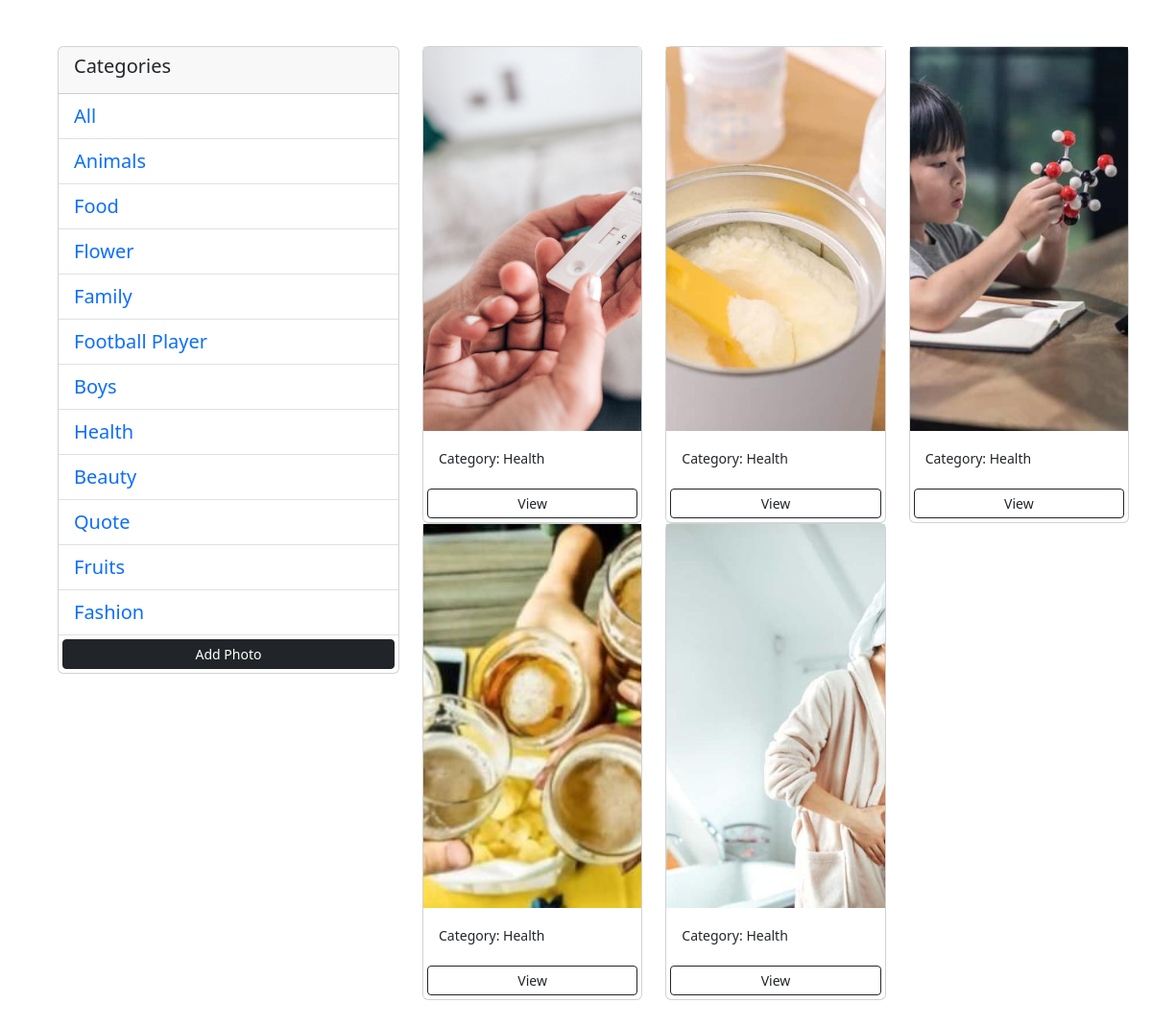
/?category=Health, run on the app's committed database.
### myapp/models.py (models this page shows, shortened)
class Category(models.Model):
     name = models.CharField(max_length=100,   null=False, blank=False)
     def __str__(self):
          return self.name

class Photo(models.Model):
     category = models.ForeignKey(Category, on_delete=models.SET_NULL, null=True)
     title = models.CharField(max_length=100, null=True, blank=True)
     image = models.ImageField(null=False, blank=False)
     description = models.TextField()
     created=models.DateTimeField(auto_now=True,null=True)
     updated=models.DateTimeField(auto_now=True,null=True)

### myapp/views.py (the view)
# urls.py: path('', views.gallary, name= "gallary"),
def gallary(request):
     category = request.GET.get('category')
     if category == None:
          photos = Photo.objects.all()
     else:
          photos = Photo.objects.filter(category__name=category)
     categories = Category.objects.all()
     context = {
          'categories':categories,
          'photos':photos
     }
     return render(request, 'photos/gallary.html', context)

### myapp/templates/photos/gallary.html (shortened to what this page needs)
<!DOCTYPE html>
<html lang="en">
<head>
     <link href="https://cdn.jsdelivr.net/npm/bootstrap@5.3.1/dist/css/bootstrap.min.css" rel="stylesheet">
</head>
<body>
<div class="container m-5">
     <div class="row">
          <div class="col col-md-4">
               <div class="card">
                    <div class="card-header">
                      <h5>Categories</h5>
                    </div>
                    <ul class="list-group list-group-flush">
                      <li class="list-group-item">
                         <a href="{% url 'gallary' %}" class="lk">All</a>
                      </li>
                      {% for category in categories %}
                      <li class="list-group-item">
                         <a href="{% url 'gallary' %}?category={{category.name}}" class="lk">
                              {{ category.name }}
                         </a>
                    </li>
                      {% endfor %}
                         <a href="{% url 'addPhoto' %}" class="btn btn-block btn-dark btn-sm m-1">Add Photo</a>
                    </ul>
                  </div>
          </div>
          <div class="col col-md-8">
               <div class="row">
                    {% for photo in photos %}
                    <div class="col-md-4">
                         <div class="card">
                              <img src="{{ photo.image.url }}" class="image-thumbail" alt="...">
                              <div class="card-body">
                                <small>Category: {{ photo.category}}</small>
                              </div>
                              <a href="{% url 'photo' photo.id %}" class="btn btn-outline-dark btn-sm m-1">View</a>
                         </div>
                    </div>
                    {% empty %}
                    <h3>There is no any photos....</h3>
                    {% endfor %}
               </div>
          </div>
     </div>
</div>
</body>
</html>

### myapp/templates/photos/gallary.html (style rules this page uses)
.image-thumbail { height: 400px; object-fit: cover; }
.lk { text-decoration: none; font-size: 20px; }

### data on the page
Category: name "Animals"
Category: name "Food"
Category: name "Flower"
Category: name "Family"
Category: name "Football Player"
Category: name "Boys"
Category: name "Health"
Category: name "Beauty"
Category: name "Quote"
Category: name "Fruits"
Category: name "Fashion"
Photo: image (picture), category "Health"
Photo: image (picture), category "Health"
Photo: image (picture), category "Health"
Photo: image (picture), category "Health"
Photo: image (picture), category "Health"
